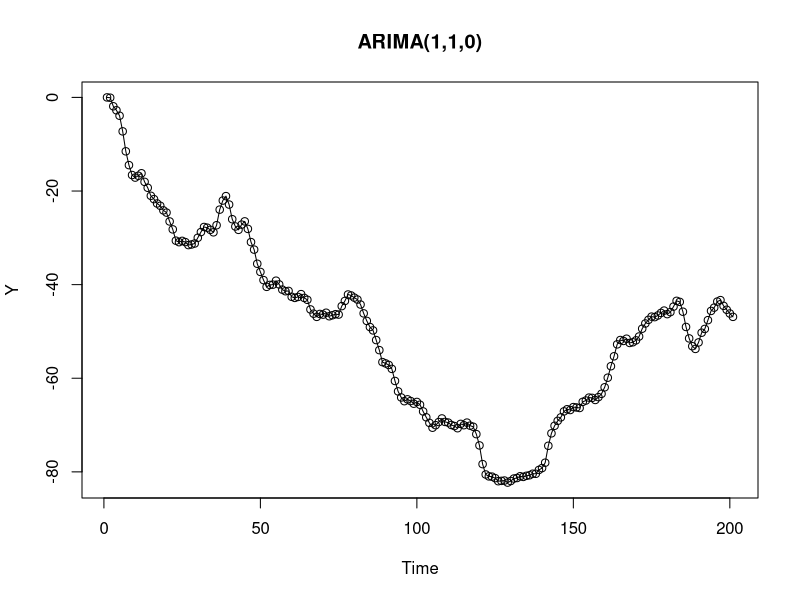
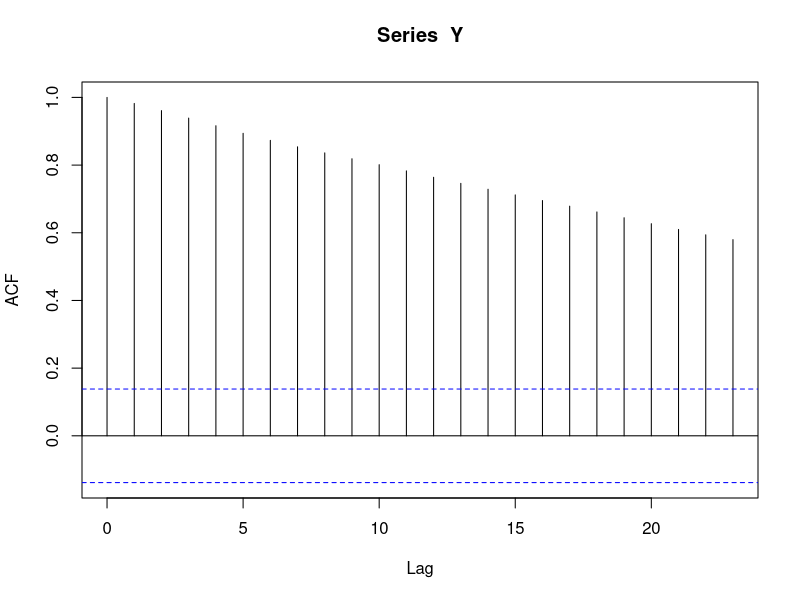
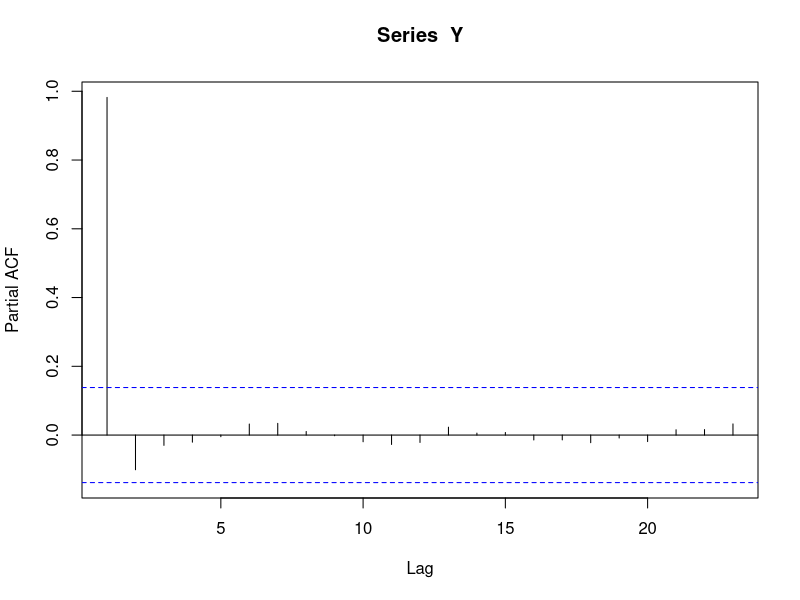
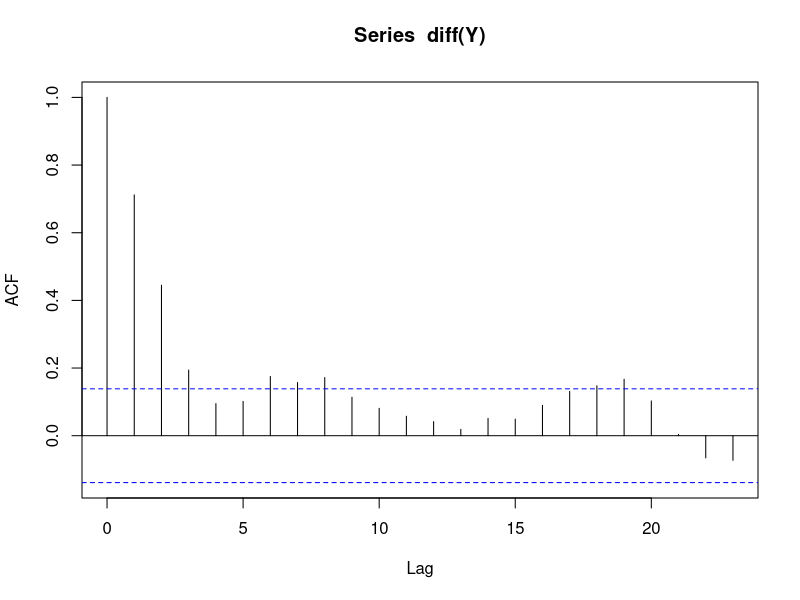
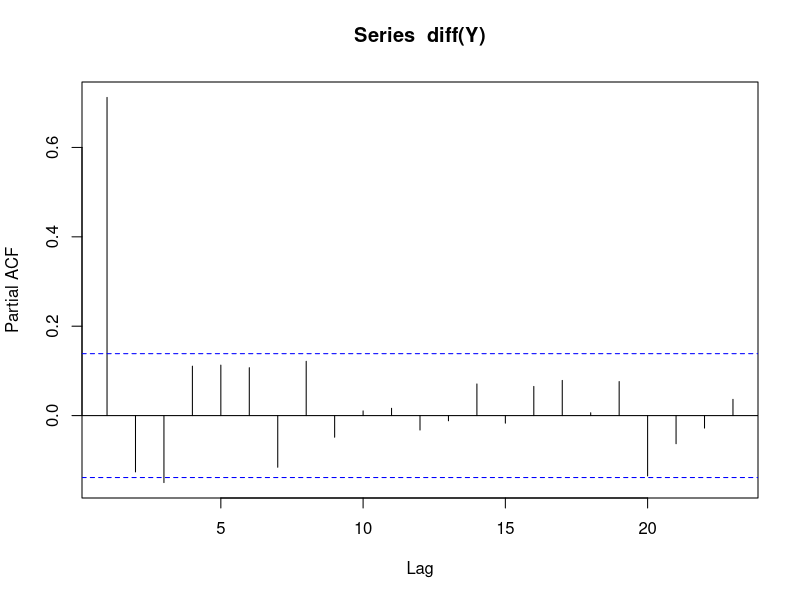
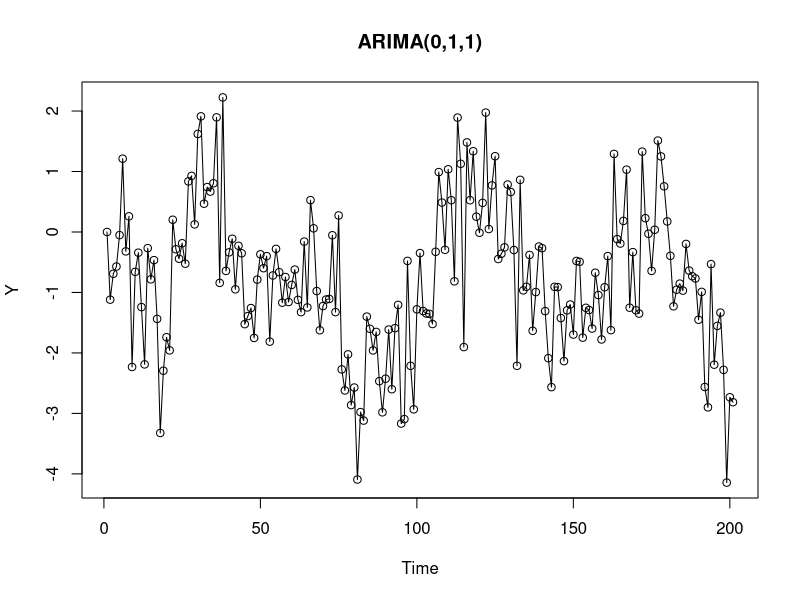
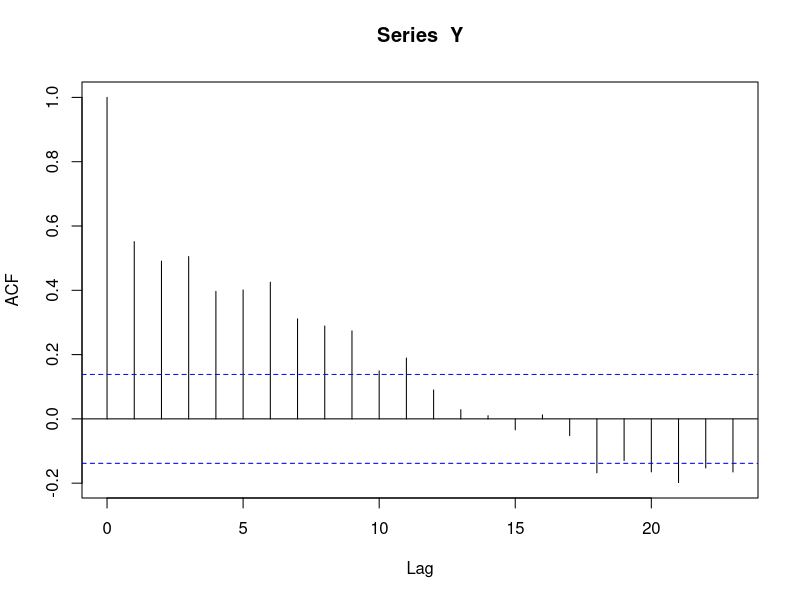
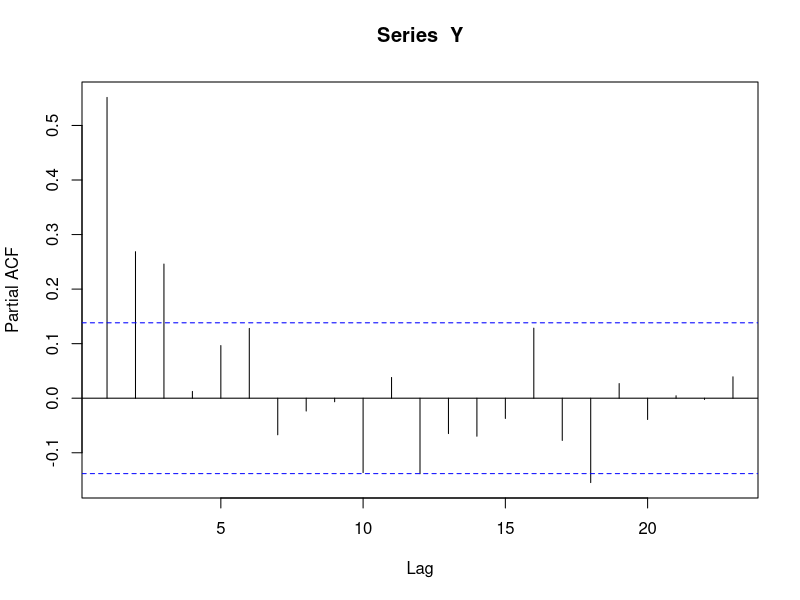

Here is the R script that generated these plots, in order:
library(tseries)


##############################################
# Simulate ARIMA(p=1,d=1,q=0)
##############################################
Y <- arima.sim(model=list(order = c(1,1,0), ar = 0.7), n = 200)
plot(Y,type="o",main="ARIMA(1,1,0)")

############################
# acf and pacf of Y
############################
acf(Y)
pacf(Y)

############################
# acf and pacf of diff(Y)
############################
acf(diff(Y))
pacf(diff(Y))

############################
# Dickey-Fuller Test
# KPSS Test
############################
adf.test(Y)
adf.test(diff(Y))
# Ho: Not Stationary, HA: Stationary

kpss.test(Y)
kpss.test(diff(Y))
# Ho: Stationary, HA: Not Stationary

##############################################
# Simulate ARIMA(p=0,d=1,q=1)
##############################################
Y <- arima.sim(model=list(order = c(0,1,1), ma = -.6), n = 200)
plot(Y,type="o",main="ARIMA(0,1,1)")

############################
# acf and pacf of Y
############################
acf(Y)
pacf(Y)

############################
# acf and pacf of diff(Y)
############################
acf(diff(Y))
pacf(diff(Y))

############################
# Dickey-Fuller Test
# KPSS Test
############################
adf.test(Y)
adf.test(diff(Y))
# Ho: Not Stationary, HA: Stationary

kpss.test(Y)
kpss.test(diff(Y))
# Ho: Stationary, HA: Not Stationary

